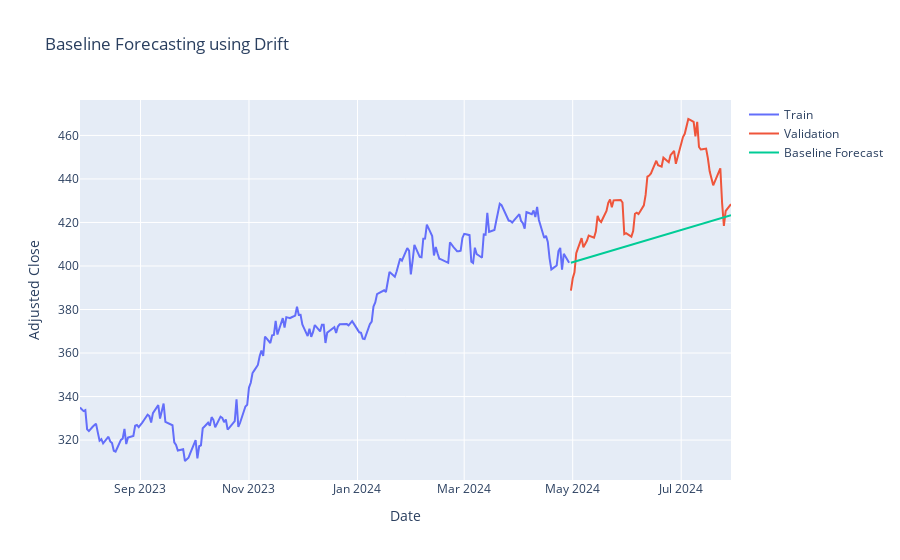

Notebook code for this chart:
### Code cell
plt_forecast(drift_predictions, 'Drift')
